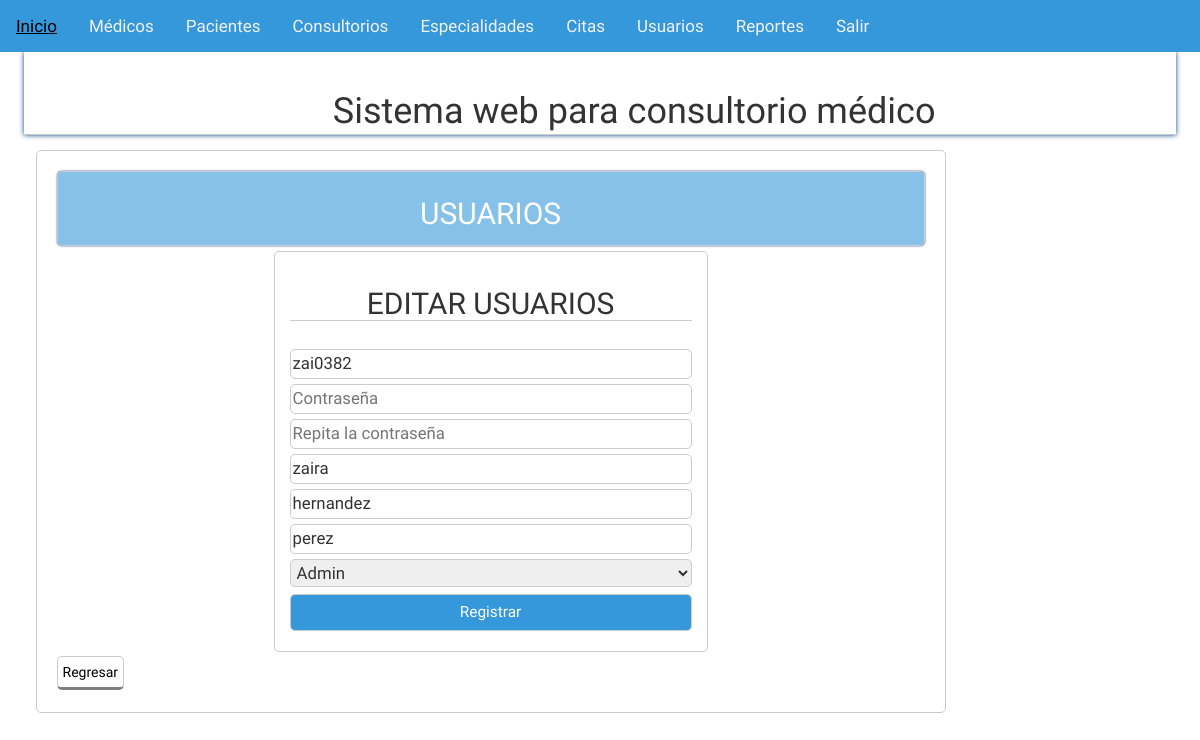
The page /Consultorio1/actualizarusuario.php?id=5 (signed in) on the database its author committed.
### tables this page shows
CREATE TABLE `usuarios` (
  `id` int(11) NOT NULL AUTO_INCREMENT,
  `usuario` varchar(20) NOT NULL,
  `pass` varchar(200) DEFAULT NULL,
  `nombres` varchar(50) NOT NULL,
  `apellidopat` varchar(50) NOT NULL,
  `apellidomat` varchar(45) DEFAULT NULL,
  `Roll` varchar(15) NOT NULL,
  PRIMARY KEY (`id`),
  UNIQUE KEY `usuario` (`usuario`)
);

### Consultorio1/actualizarusuario.php (called while the page is built, shortened)
<?php session_start();
	require 'funciones.php';
	try{
		$conexion = new PDO('mysql:host=localhost;dbname=centromedico','root','12345');
	}catch(PDOException $e){
		echo "ERROR: " . $e->getMessge();
		die();
	}
	if($_SERVER['REQUEST_METHOD']=='POST'){
		$id = limpiarDatos($_POST['id']);
		$usuario = limpiarDatos($_POST['usuario']);
		$password = limpiarDatos($_POST['password']);
		$password2= limpiarDatos($_POST['password2']);
		$nombres = limpiarDatos($_POST['nombres']);
		$apellidopat = limpiarDatos($_POST['apellidopat']);
		$apellidomat = limpiarDatos($_POST['apellidomat']);
		$rol = limpiarDatos($_POST['roll']);
		$statement = $conexion->prepare(
		"UPDATE usuarios
        SET usuario= :usuario,
		pass =:pass,
		nombres =:nombres,
		apellidopat =:apellidopat,
		apellidomat =:apellidomat,
		Roll =:roll
		WHERE id = :id");
		$statement ->execute(array(
        ':usuario'=>$usuario,
		':password2'=>$password2,
		':nombres'=>$nombres,
		':apellidopat'=>$apellidopat,
		':apellidomat'=>$apellidomat,
		':roll'=>$rol,
        ':id'=> $id
        ));
        header('Location: usuarios.php');
	}else{
		$id_usuario = id_numeros($_GET['id']);
		$user = obtenerUser_id($conexion,$id_usuario);
		$user =$user[0];
	}
	require 'vista/actualizarusuario.php';
?>

### Consultorio1/funciones.php (called while the page is built, shortened)
<?php
	function limpiarDatos($datos){
		$datos = trim($datos);
		$datos = stripslashes($datos);
		$datos = htmlspecialchars($datos);
		return $datos;
	}
	function id_numeros($id){
		return (int)limpiarDatos($id);
	}
    function obtenerUser_id($conexion,$id){
        $resultado = $conexion->query("SELECT * FROM usuarios WHERE id = $id LIMIT 1");
		$resultado = $resultado->fetchall();
		return ($resultado) ? $resultado : false;
    }
?>

### Consultorio1/vista/actualizarusuario.php (the view, shortened to what this page needs)
<?php include 'plantillas/header.php'; ?>
	<section class="main">
		<div class="wrapp">
			<?php include 'plantillas/nav.php'; ?>
				<article>
					<div class="mensaje">
						<h2>USUARIOS</h2>
					</div>
					<form action="<?php echo htmlspecialchars($_SERVER['PHP_SELF']) ?>" method="post">
                        <h2>EDITAR USUARIOS</h2><br/>
                        <input type="text" name="usuario" placeholder="Usuario" value="<?php echo $user['usuario'];?>" autofocus/>
                        <input type="text" name="password" placeholder="Contraseña"/>
                        <input type="text" name="password2" placeholder="Repita la contraseña"/>
                        <input type="text" name="nombres" placeholder="Nombres" value="<?php echo $user['nombres'];?>"/>
                        <input type="text" name="apellidopat" placeholder="Apellido paterno" value="<?php echo $user['apellidopat'];?>"/>
                        <input type="text" name="apellidomat" placeholder="Apellido materno" value="<?php echo $user['apellidomat'];?>"/>
                        <select name="roll">
                            <option value="admin">Admin</option>
                        </select>
                        <input type="submit" value="Registrar" />
                     </form>
                    <a class="btn-regresar" href="usuarios.php">Regresar</a>
				</article>
	</section>
<?php include 'plantillas/footer.php'; ?>
</body>
</html>
</html>

### Consultorio1/css/estiloss.css (style rules this page uses)
* { -webkit-box-sizing: border-box; -moz-box-sizing: border-box; box-sizing: border-box; margin:0px; padding:0px; font-family: 'Antic', sans-serif; }
body { background: rgba(0,0,0,.01); color:#000; }
.wrapp { padding: 0% 2%; width:100%; margin:auto; overflow: hidden; text-align:cente }
.mensaje { background: #85C1E9; padding:5px; color:#fff; border-radius:5px; text-align: center; font-size: 1.5em; margin-bottom: 5px; box-shadow: 0 0px 2px #013D82 !important; }
article a { display:block; font-weight: normal; }
article .btn-regresar { display:inline-block; border: 1px solid #ccc; border-bottom: 3px solid gray; color:black; font-weight: normal; }
article { margin: 10px 0px; margin-left:1%; float: left; width: 79%; padding:20px; background: rgb(255, 255, 255); border-radius:5px; }
article,aside, .mensaje { border:1px solid #ccc; }
form h2 { font-color: #000; }
form { max-width: 50%; margin: 2px auto; border:1px solid #ccc; padding: 15px; text-align: left; border-radius:5px; }
form input, form textarea, form select { border: 0; outline: 0; padding: 2px; -moz-border-radius: 5px; -webkit-border-radius: 5px; border-radius: 5px; width: 100%; border:1px solid #ccc; margin-bottom: 5px; font-size: 1.2em; }
form [type="submit"] { cursor: pointer; position: relative; display: inline-block; margin-top: 2px; padding: 0.40em 1.5em; background: #3498DB; text-decoration: none; font-size: 1.1em; color: #FFF; width: 100%; text-align: center; }
.wrapp form h2 { margin-bottom: 8px; text-align: center; border-bottom:1px solid #ccc; }
article a { margin: 2px 0px; display:inline-block; padding: 5px; color: white; border-radius:5px; cursor:pointer; border-bottom: 3px solid rgba(0, 0, 0,.5); width:auto; text-decoration:none; text-align:center; position: relative; }
footer li,a { text-decoration: none; color: #fff; }
a, .Dra { color: #34495E; }
input { color: #34495E; }

### rows shown on the page
usuarios: usuario "zai0382", nombres "zaira", apellidopat "hernandez", apellidomat "perez"
